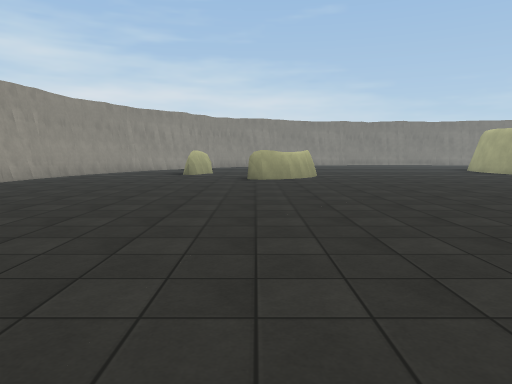
[1] (above)

22 first-person views from a walk through a Unity game level. The camera is 1.4 m above the floor, tilts 6° down and sees 70° across. The floor is counted in squares, 2 m on a side. Each view is taken from the middle of a square. On the plan, view 1 faces up. The plan holds only what a view shows up to about 11 squares ahead; the rest is blank. The place goes on beyond the plan. The player character is not drawn. Surface patterns are stand-ins for the level's own textures.

[2]
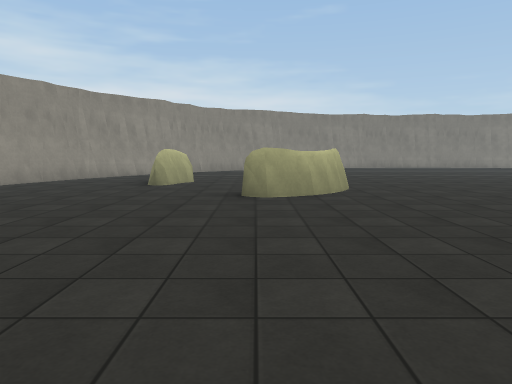

[3]
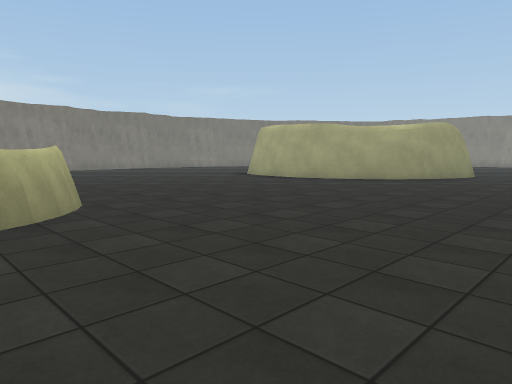

[4]
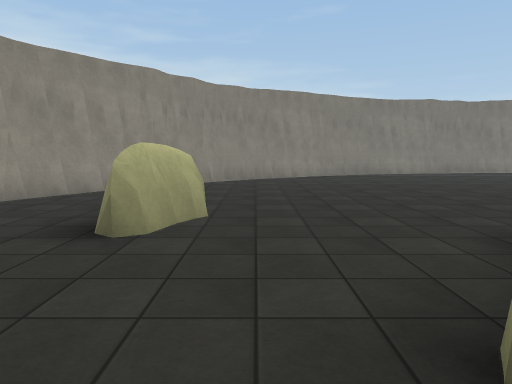

[5]
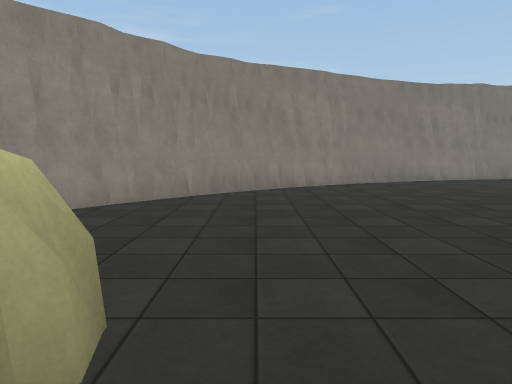

[6]
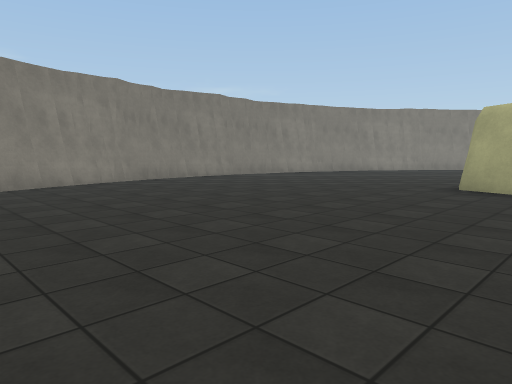

[7]
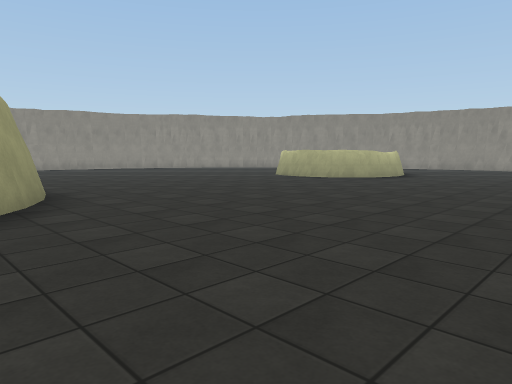

[8]
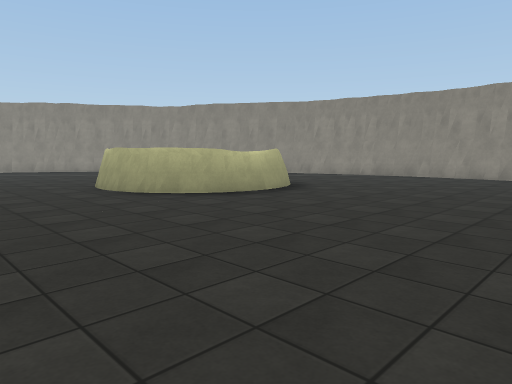

[9]
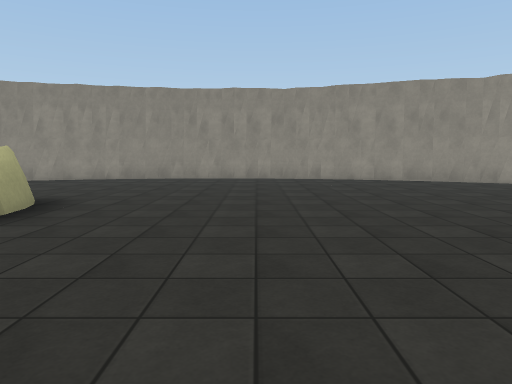

[10]
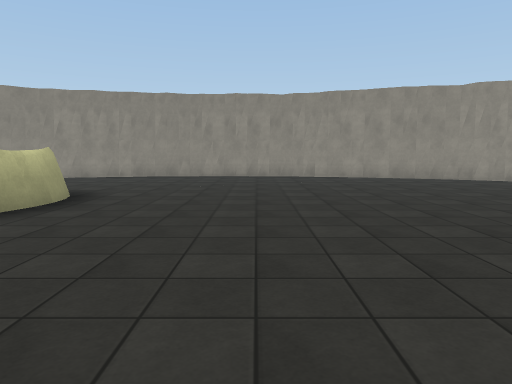

[11]
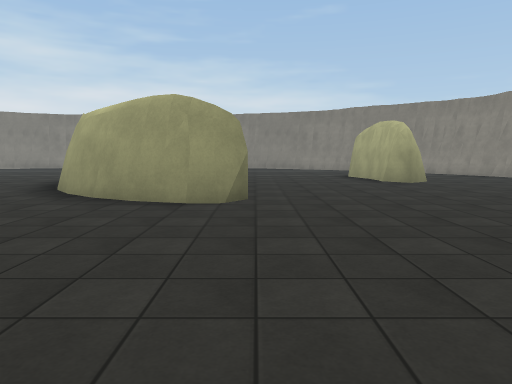

[12]
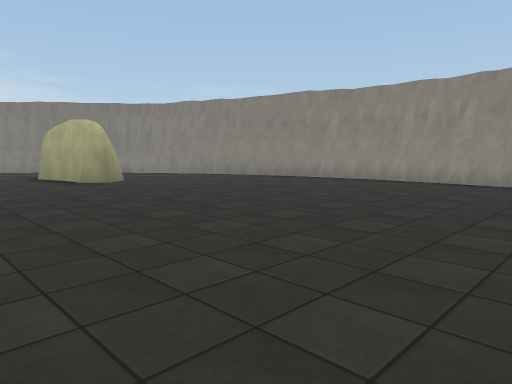

[13]
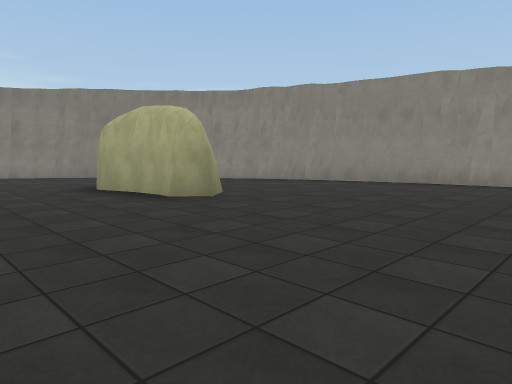

[14]
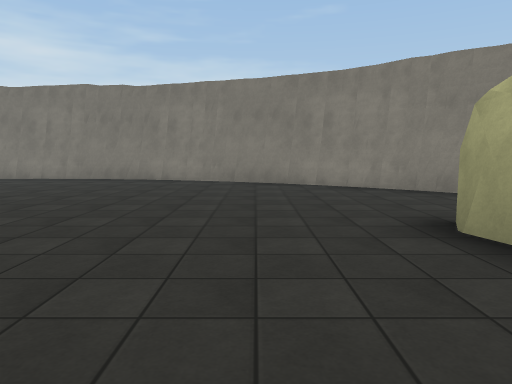

[15]
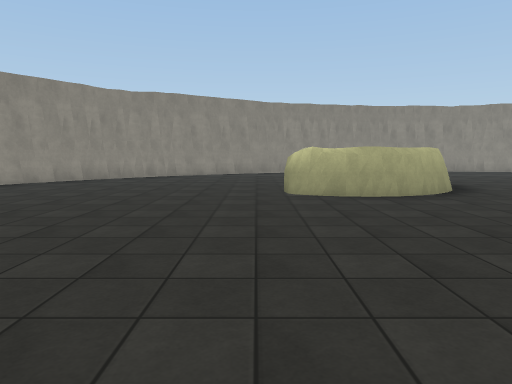

[16]
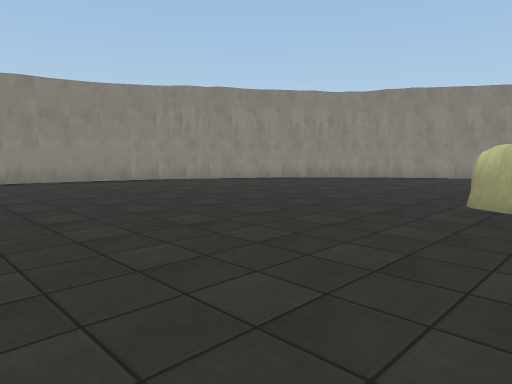

[17]
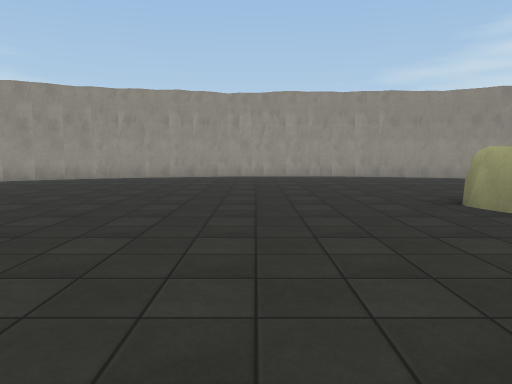

[18]
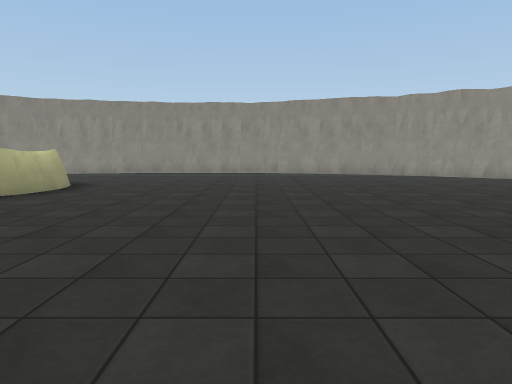

[19]
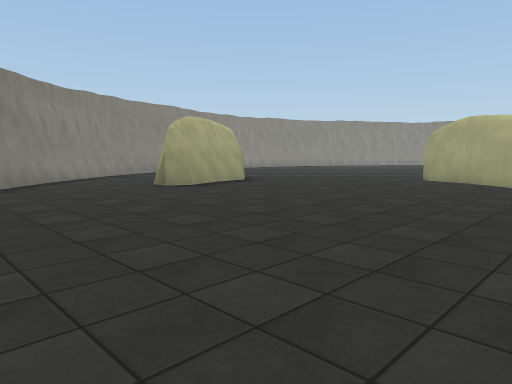

[20]
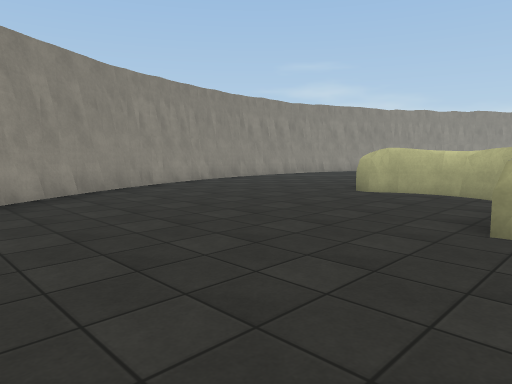

[21]
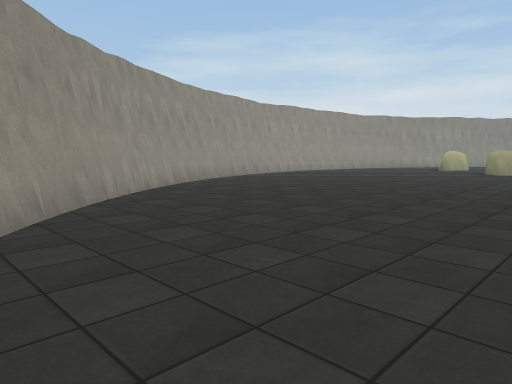

[22]
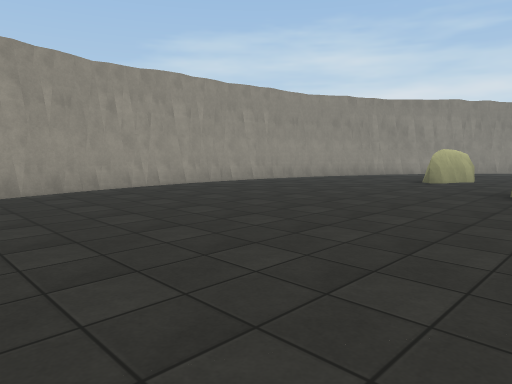

### Floor plan
Key: @ floor where view 1 was taken; # wall or solid block; . floor; O other object.
Columns run from 7 left of view 1 to 23 right of it. Each row starts with its distance up from view 1.
 23              #####
 22          #####...#####
 21        ###...........###
 20       ##...............##
 19      ##.................##
 18     ##...................##
 17    ##.....................##
 16   ##.......................##
 15   #.............#......OO...#
 14  ##.............#.......#...##
 13  #...O..........#.......O....#
 12  #...O...O......#............#
 11  #......O.......##...........#
 10  ......OO........###..........
  9 #.............................#
  8 #.............................#
  7  .............................#
  6  .............................
  5  #...........................#
  4  #...........................#
  3  #...........................#
  2  ##...............###.......##
  1   #..............##.........#
  0   ##...@.........#.........##
 -1    #.............#.........#
 -2    ##.....................##
 -3     ##...................##
 -4      ###...............###
 -5        ###...........###
 -6          ####.....####
 -7             #######

Positions as (right, up) in squares from view 1, and headings:
1: (0, 0), facing up
2: (0, 4), facing up
3: (0, 6), facing up-right
4: (-1, 9), facing up
5: (-1, 12), facing up
6: (1, 13), facing up-right
7: (5, 11), facing down-right
8: (5, 5), facing down-right
9: (7, 4), facing down
10: (7, 5), facing down
11: (13, 4), facing up
12: (13, 4), facing up-right
13: (13, 8), facing up-right
14: (14, 12), facing up
15: (14, 8), facing down
16: (12, 7), facing down-right
17: (5, 7), facing left
18: (6, 7), facing down
19: (9, 20), facing down-right
20: (17, 2), facing down-left
21: (3, -4), facing up-left
22: (1, 3), facing up-left
